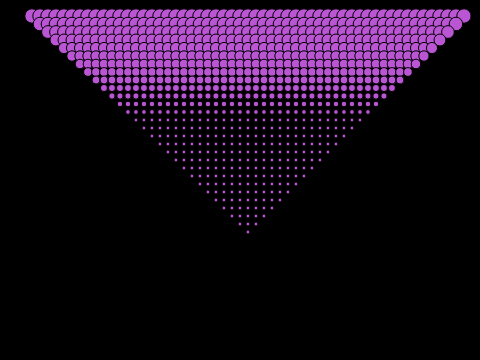
Frame 1 (no input)
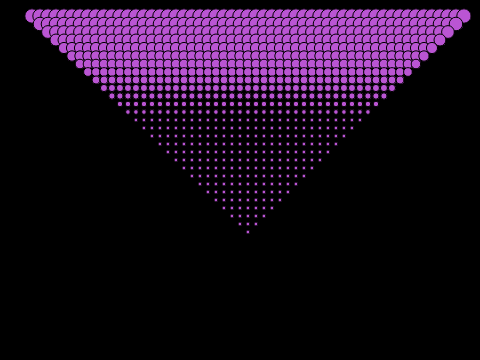
Frame 60 (no input)
Frame 120 (the mouse pressed at the canvas centre since frame 60): identical to frame 60, image omitted

The p5.js sketch that drew these frames (run headless with seeded random() and noise() and a simulated clock; from frame 60 on, the mouse is pressed at the canvas centre):

// p5.js sketch
// ── sketch.js
function setup() {
    // put setup code here
    createCanvas(480, 360);
    background(0);
    fill('#BA55D3');
}
function draw() {
    // put drawing code here
    band = 16;
    for (var y = band; y <= height-band; y += 8) {
        for (var x = y+band; x <= width-y; x += 8) {
            z = 16 - y/10.0;
            if (z<4)
                z = 4;
            circle(x, y, z);
        }
    }
}
